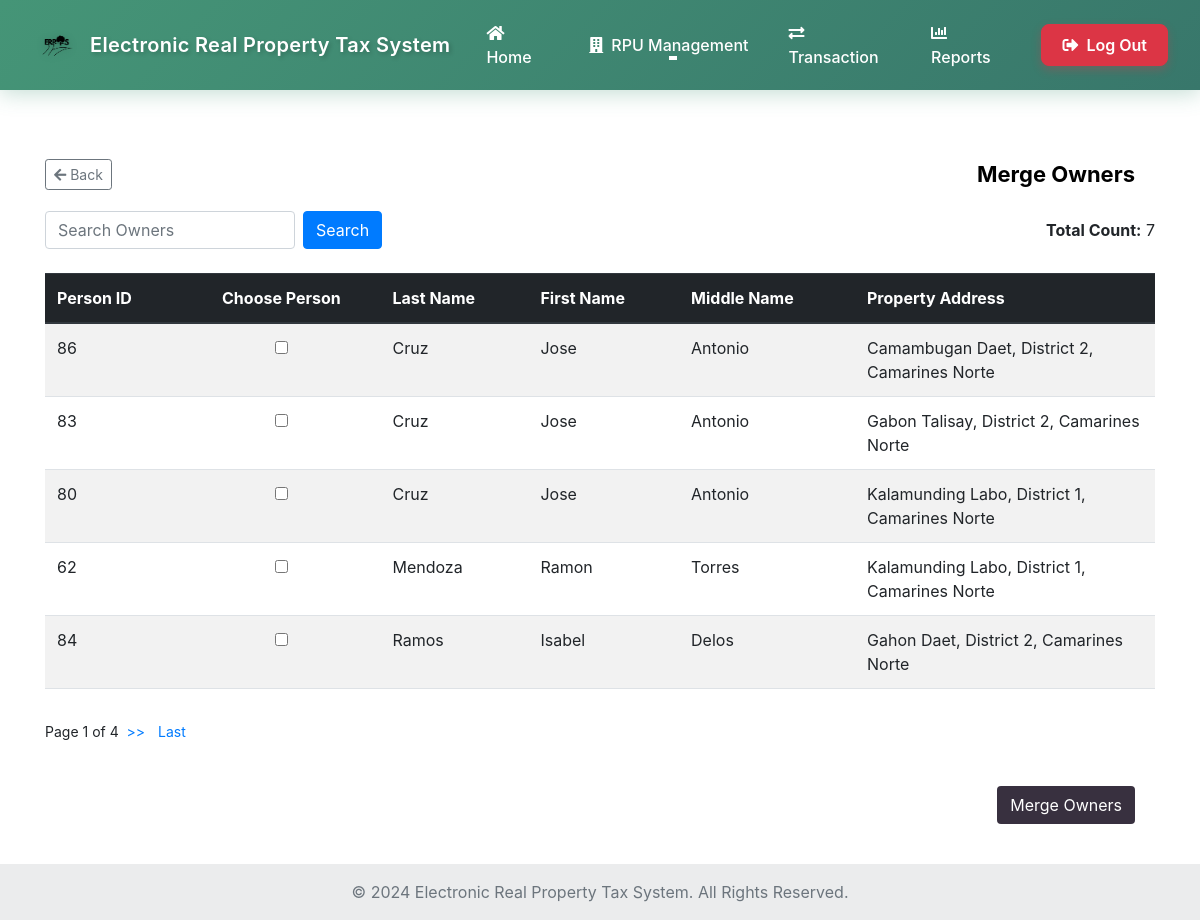
Before: /Merge_Owners.php with the older database file.
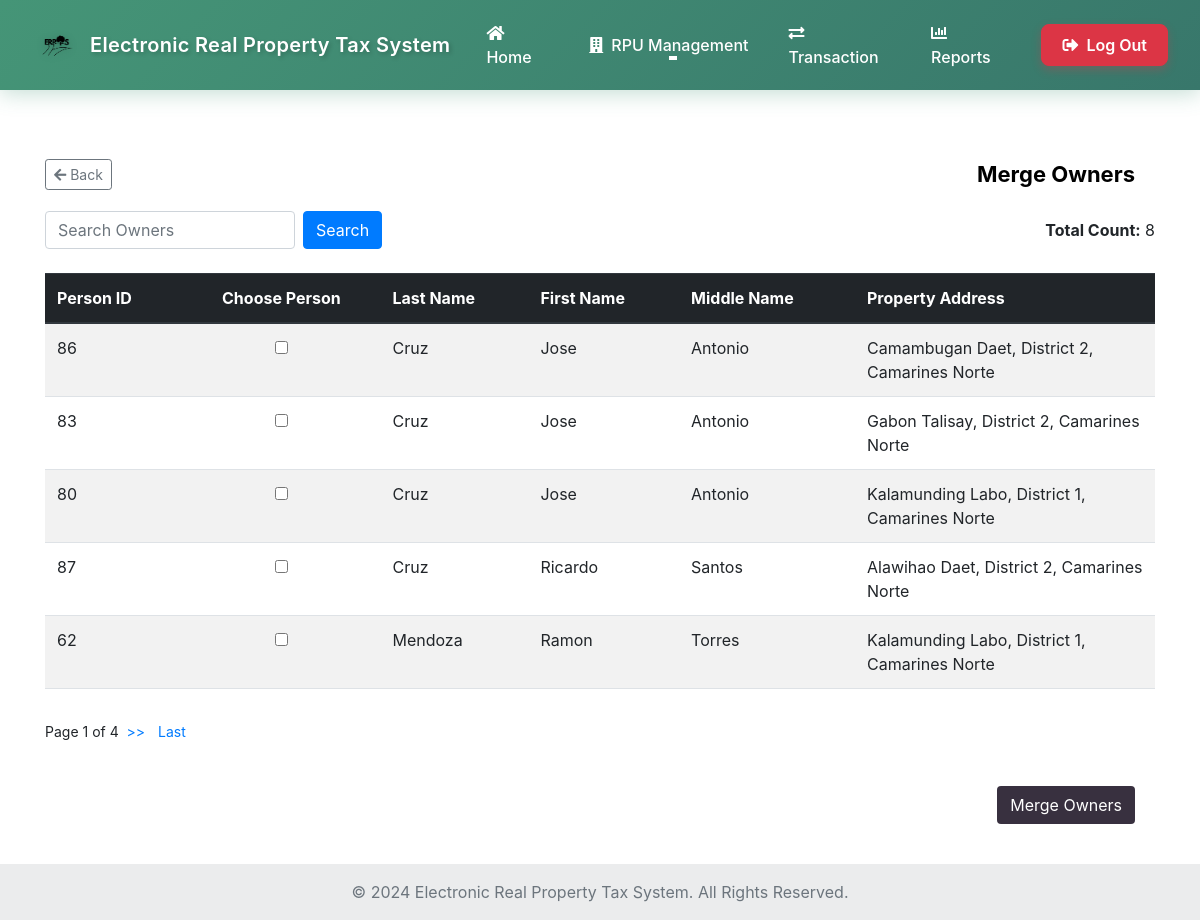
After: the same page with the newer database file.
### tables this page shows
CREATE TABLE `propertyowner` (
  `pO_id` int(50) NOT NULL,
  `property_id` int(50) NOT NULL,
  `owner_id` int(50) NOT NULL,
  `is_retained` tinyint(1) NOT NULL DEFAULT 1,
  `created_at` timestamp NOT NULL DEFAULT current_timestamp(),
  `created_by` int(11) DEFAULT NULL
);

CREATE TABLE `owners_tb` (
  `own_id` int(30) NOT NULL,
  `own_fname` varchar(20) NOT NULL,
  `own_mname` varchar(20) NOT NULL,
  `own_surname` varchar(20) NOT NULL,
  `owner_type` enum('individual','company') DEFAULT 'individual',
  `company_name` varchar(100) DEFAULT NULL,
  `created_by` int(11) DEFAULT NULL,
  `updated_by` int(11) DEFAULT NULL,
  `created_at_owner` timestamp NOT NULL DEFAULT current_timestamp(),
  `updated_at_owner` timestamp NOT NULL DEFAULT current_timestamp() ON UPDATE current_timestamp(),
  `date_birth` date DEFAULT NULL,
  `tin_no` int(20) NOT NULL,
  `house_no` varchar(20) NOT NULL,
  `street` varchar(30) NOT NULL,
  `barangay` varchar(30) NOT NULL,
  `district` varchar(20) NOT NULL,
  `city` varchar(20) NOT NULL,
  `province` varchar(20) NOT NULL,
  `own_info` varchar(70) NOT NULL
);

CREATE TABLE `p_info` (
  `p_id` int(50) NOT NULL,
  `house_no` int(10) NOT NULL,
  `block_no` int(10) NOT NULL,
  `province` varchar(30) NOT NULL,
  `city` varchar(30) NOT NULL,
  `district` varchar(30) NOT NULL,
  `barangay` varchar(30) NOT NULL,
  `street` varchar(50) NOT NULL,
  `house_tag_no` int(10) NOT NULL,
  `land_area` int(50) NOT NULL,
  `desc_land` varchar(50) NOT NULL,
  `documents` varchar(30) NOT NULL,
  `created_at` timestamp NOT NULL DEFAULT current_timestamp(),
  `updated_at` timestamp NOT NULL DEFAULT current_timestamp() ON UPDATE current_timestamp(),
  `is_active` tinyint(1) NOT NULL DEFAULT 1,
  `disabled_at` datetime DEFAULT NULL,
  `disabled_by` int(11) DEFAULT NULL
);

### Merge_Owners.php (the view, shortened to what this page needs)
<?php
$conn = Database::getInstance();
$records_per_page = 5;
$page = isset($_GET['page']) ? (int)$_GET['page'] : 1;
$start_from = ($page - 1) * $records_per_page;
$total_sql = "SELECT COUNT(*) AS total FROM propertyowner";
$total_result = $conn->query($total_sql);
$total_row = $total_result->fetch_assoc();
$total_records = $total_row['total'];
$total_pages = ceil($total_records / $records_per_page);
$sql = "SELECT
   po.pO_id,
   po.property_id,
   po.owner_id,
   o.own_id,
   o.own_fname,
   o.own_mname,
   o.own_surname,
   p.barangay,
   p.city,
   p.district,
   p.province
 FROM
   propertyowner po
 JOIN
   owners_tb o ON po.owner_id = o.own_id
 JOIN
   p_info p ON po.property_id = p.p_id
 WHERE
   po.is_retained = 1  -- Only show retained properties
 ORDER BY
   o.own_surname ASC, o.own_fname ASC
 LIMIT $start_from, $records_per_page";
$owners = [];
$result = $conn->query($sql);
if ($result->num_rows > 0) {
  while ($row = $result->fetch_assoc()) {
    $owners[] = $row;
  }
}
$conn->begin_transaction();
$total_sql = "SELECT COUNT(pO_id) AS total_pO FROM propertyowner WHERE is_retained = 1";
$total_result = $conn->query($total_sql);
if ($total_result && $total_result->num_rows > 0) {
    $total_row = $total_result->fetch_assoc();
    $total_pO_count = $total_row['total_pO'];
} else {
    $total_pO_count = 0;
}
?>
<!doctype html>
<html lang="en">
<head>
   <link rel="stylesheet" href="https://cdnjs.cloudflare.com/ajax/libs/font-awesome/5.15.4/css/all.min.css">
  <link rel="stylesheet" href="https://cdn.jsdelivr.net/npm/bootstrap@4.1.3/dist/css/bootstrap.min.css"
>
  <link href="https://cdn.jsdelivr.net/npm/bootstrap@5.3.2/dist/css/bootstrap.min.css" rel="stylesheet">
  <link href="https://cdn.jsdelivr.net/npm/bootstrap@5.3.0-alpha1/dist/css/bootstrap.min.css" rel="stylesheet"
>
  <link rel="stylesheet" href="https://cdn.jsdelivr.net/npm/bootstrap@4.1.3/dist/css/bootstrap.min.css"
>
  <link rel="stylesheet" href="main_layout.css">
  <link rel="stylesheet" href="header.css">
  <link rel="stylesheet" href="Merge_Owners.css">
</head>
<body>
     <?php include 'header.php'; ?>
<form method="post" action="Merge_Owners.php">
  <section class="container mt-5">
    <div class="header-container d-flex justify-content-between align-items-center">
      <a href="Admin-Page-2.php" class="btn btn-outline-secondary btn-sm">
        <i class="fas fa-arrow-left"></i> Back
      </a>
      <div class="table-title">Merge Owners</div>
    </div>
    <div class="d-flex justify-content-between align-items-center mb-4">
      <div class="search-container d-flex align-items-center">
        <input
          type="text"
          class="form-control search-input"
          id="searchInput"
          placeholder="Search Owners"
          aria-label="Search"
          onkeyup="handleSearch(event)"
        />
        <button
          type="button"
          class="btn btn-primary ml-2"
          onclick="searchTable()">
          Search
        </button>
      </div>
      <div class="total-count text-right">
        <strong>Total Count:</strong> <?= $total_pO_count ?>
      </div>
    </div>
    <div class="table-responsive">
      <table class="table table-striped table-hover modern-table text-start">
        <thead class="thead-dark">
          <tr>
            <th scope="col">Person ID</th>
            <th scope="col" class="center-input">Choose Person</th>
            <th scope="col">Last Name</th>
            <th scope="col">First Name</th>
            <th scope="col">Middle Name</th>
            <th scope="col" style="width: 300px;">Property Address</th>
          </tr>
        </thead>
        <tbody id="ownerTableBody">
          <?php
          $selectedOwners = isset($_SESSION['selected_owners']) ? $_SESSION['selected_owners'] : [];
          ?>
          <?php foreach ($owners as $owner): ?>
            <tr>
              <td><?= $owner['pO_id']; ?></td>
              <td class="center-input">
                <input type="checkbox" name="personChoice[]" value="<?= $owner['owner_id']; ?>" <?= in_array($owner['owner_id'], $selectedOwners) ? 'checked' : ''; ?>>
              </td>
              <td><?= $owner['own_surname']; ?></td>
              <td><?= $owner['own_fname']; ?></td>
              <td><?= $owner['own_mname']; ?></td>
              <td><?= $owner['barangay'] . ' ' . $owner['city'] . ', ' . $owner['district'] . ', ' . $owner['province']; ?></td>
            </tr>
          <?php endforeach; ?>
        </tbody>
      </table>
    </div>
    <div class="pagination mt-3">
      <span>Page <?= $page ?> of <?= $total_pages ?></span>&nbsp;&nbsp;
      <?php if ($page < $total_pages): ?>
        <a href="Merge_Owners.php?page=<?= $page + 1 ?>" class="pagination-link">>></a>&nbsp;&nbsp;
        <a href="Merge_Owners.php?page=<?= $total_pages ?>" class="pagination-link">Last</a>
      <?php endif; ?>
    </div>
    <div class="btn-container text-right mt-4">
      <button type="submit" id="mergeOwnersButton" class="btn btn-custom">Merge Owners</button>
    </div>
  </section>
</form>
  <footer class="bg-body-tertiary text-center text-lg-start mt-auto">
    <div class="text-center p-3" style="background-color: rgba(0, 0, 0, 0.05);">
    <span class="text-muted">© 2024 Electronic Real Property Tax System. All Rights Reserved.</span>
    </div>
  </footer>
</body>
</html>

### header.php (shortened to what this page needs)
<nav class="navbar navbar-expand-lg navbar-dark bg-custom fixed-top">
  <div class="container-fluid px-3 d-flex align-items-center justify-content-between">
    <a class="navbar-brand py-2 d-flex align-items-center" href="/Home.php">
      <img src="images/coconut_.__1_-removebg-preview1.png" width="50" height="50" class="me-2" alt="">
      <span class="fs-5 fw-semibold text-white">Electronic Real Property Tax System</span>
    </a>
    <div class="collapse navbar-collapse" id="navbarSupportedContent">
      <ul class="navbar-nav ms-auto align-items-center">
        <li class="nav-item">
          <a class="nav-link px-3" href="/ERPTS/Home.php">
            <i class="fas fa-home me-2"></i>Home
          </a>
        </li>
        <li class="nav-item dropdown">
          <a class="nav-link dropdown-toggle px-3" href="RPU-Management.php" id="navbarDropdown" role="button">
            <i class="fas fa-building me-2"></i>RPU Management
          </a>
        </li>
        <li class="nav-item">
          <a class="nav-link px-3" href="/ERPTS/Transaction.php">
            <i class="fas fa-exchange-alt me-2"></i>Transaction
          </a>
        </li>
        <li class="nav-item">
          <a class="nav-link px-3" href="/ERPTS/Reports.php">
            <i class="fas fa-chart-bar me-2"></i>Reports
          </a>
        </li>
        <li class="nav-item ms-3">
          <a href="/ERPTS/logout.php" class="btn btn-danger">
            <i class="fas fa-sign-out-alt me-2"></i>Log Out
          </a>
        </li>
      </ul>
    </div>
  </div>
</nav>

### main_layout.css (style rules this page uses)
section { margin-block: 20px 20px; }
html, body { height: 100%; margin: 0; }
body { display: flex; padding-top: 70px; flex-direction: column; }

### header.css (style rules this page uses)
.bg-custom { background: linear-gradient(135deg, #459577 0%, #38776b 100%); box-shadow: 0 4px 20px rgba(69, 149, 119, 0.3); }
.navbar { padding: 0.75rem 1rem; transition: all 0.3s ease; }
.navbar-brand { transition: transform 0.3s ease; }
.navbar-brand img { transition: transform 0.3s ease; filter: drop-shadow(0 2px 4px rgba(0, 0, 0, 0.2)); }
.navbar-brand span { color: rgb(255, 255, 255); font-size: 1.1rem; font-weight: 600; line-height: 1; text-shadow: 2px 2px 4px rgba(0, 0, 0, 0.2); letter-spacing: 0.3px; }
.nav-link { padding: 0.5rem 1rem; position: relative; transition: all 0.3s ease; color: rgb(255, 255, 255) !important; border-radius: 8px; font-weight: 500; margin: 0 0.25rem; }
.navbar-dark .navbar-nav .nav-link { color: rgb(255, 255, 255) !important; }
.nav-link::after { content: ''; position: absolute; bottom: 5px; left: 50%; transform: translateX(-50%); width: 0; height: 2px; background-color: white; transition: width 0.3s ease; }
.btn-danger { font-weight: 600; border-radius: 8px; padding: 0.5rem 1.25rem; box-shadow: 0 4px 10px rgba(220, 53, 69, 0.3); transition: all 0.3s ease; }

### Merge_Owners.css (style rules this page uses)
.table-title { color: black; padding: 20px; font-size: 22px; font-weight: bold; }
table { margin-bottom: 0; }
.center-input { text-align: center; }
.btn-container { text-align: right; padding: 20px; }
.btn-custom { background-color: #38303f; color: white; }
.header-container { display: flex; align-items: center; }
.search-input { width: 250px; }
.pagination a { text-decoration: none; color: #007bff; margin-right: 5px; }
.pagination { margin-top: 15px; font-size: 14px; }

Changed rows visible on the page:
no longer on this page (row unchanged): propertyowner: pO_id "84", owners_tb.own_surname "Ramos", owners_tb.own_fname "Isabel", owners_tb.own_mname "Delos", p_info.barangay "Gahon", p_info.city "Daet", p_info.district "District 2", p_info.province "Camarines Norte"
added propertyowner: pO_id "87", owners_tb.own_surname "Cruz", owners_tb.own_fname "Ricardo", owners_tb.own_mname "Santos", p_info.barangay "Alawihao", p_info.city "Daet", p_info.district "District 2", p_info.province "Camarines Norte"
Other visible differences:
$total_pO_count: "7" → "8"
